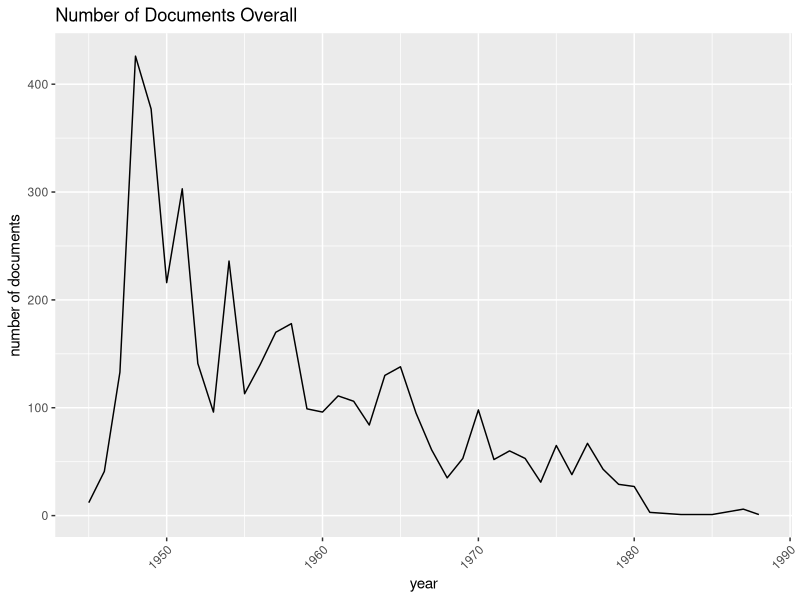
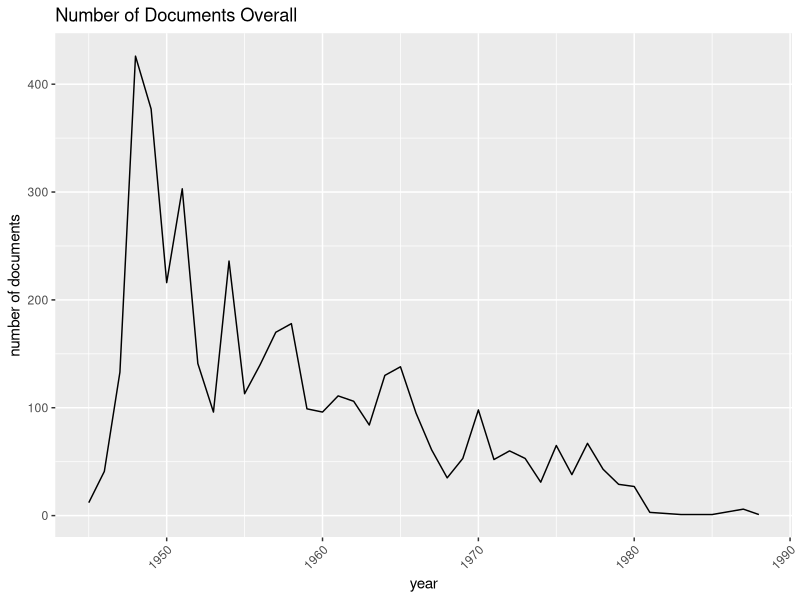

The R source for these figures, in order:
# Plotting Data Part 2
# Line Graph

# Load required packages
require(tidyverse)
require(ggplot2)
require(lubridate)

# Read geocoded data and store in an object
indon_decade <- read.csv("../data/indon-decade.csv", stringsAsFactors = F)
indon_decade$date <- as.Date(indon_decade$date)

# Find number of articles per year
year_count <- indon_decade %>%
  group_by(year = floor_date(date, "year")) %>%
  count(year)

# Plot number of articles per year
ggplot(data = year_count, aes(x = year, y = n)) + 
  geom_line() +
  theme(axis.text.x = element_text(angle = 45, hjust = 1, vjust = 1)) +
  xlab("year") +
  ylab("number of documents") +
  ggtitle("Number of Documents Overall")
ggsave(filename="../plots/num-overall.jpeg", width = 5, height = 5)